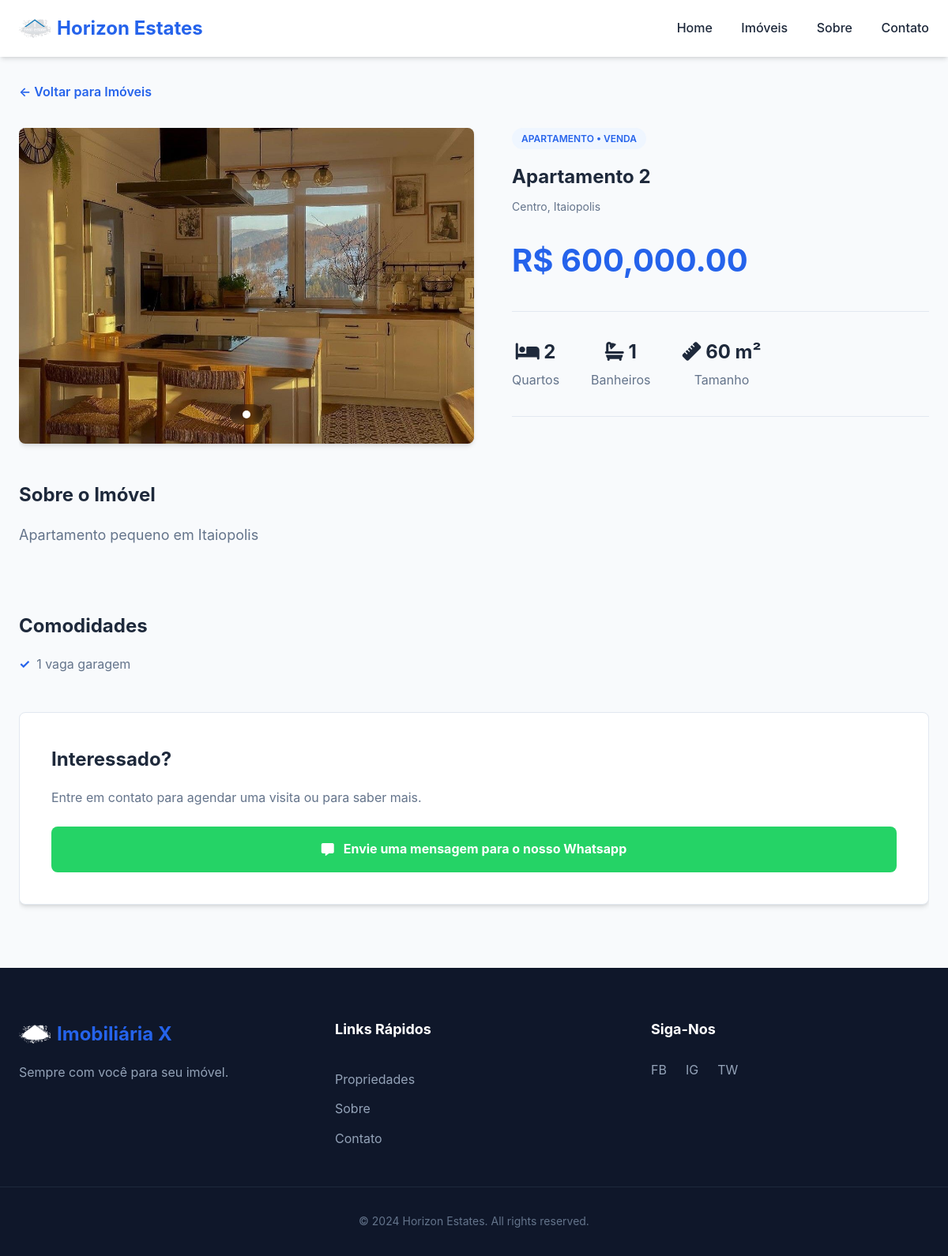
/property-details/5, run on the app's committed database.
### app/models.py (models this page shows)
class Property_Images(db.Model):
    id = db.Column(db.Integer, primary_key = True )
    image = db.Column(db.String(255), nullable = False)
    property_id = db.Column(db.Integer, db.ForeignKey('properties.id'))
    property = relationship('Properties', back_populates='images')

class Properties(db.Model):
    id = db.Column(db.Integer, primary_key = True )
    name = db.Column(db.String(200), unique = True, nullable = False)
    type = db.Column(db.String(40), nullable = False)
    images = relationship("Property_Images", back_populates="property")
    transaction = db.Column(db.String(10), nullable = False)
    city = db.Column(db.String(50), nullable = False)
    neighbourhood = db.Column(db.String(50))
    price = db.Column(db.Float, nullable = False)
    beds = db.Column(db.Integer, nullable = False)
    baths = db.Column(db.Integer, nullable = False)
    sqmt = db.Column(db.Integer, nullable = False)
    features = relationship("Property_Features", back_populates="property")
    description = db.Column(db.String(255))
    active = db.Column(db.Boolean, default = True)
    created_at = db.Column(db.DateTime(timezone = True))

class Property_Features(db.Model):
    id = db.Column(db.Integer, primary_key = True )
    feature = db.Column(db.String(50), nullable = False)
    property_id = db.Column(db.Integer, db.ForeignKey('properties.id'))
    property = relationship('Properties', back_populates='features')

### app/routes.py (the view)
@main_bp.route('/property-details/<int:property_id>')
def property_details(property_id):
    property = Properties.query.get_or_404(property_id)
    return render_template('property-details.html', property = property)

### app/templates/property-details.html (shortened to what this page needs)
<!DOCTYPE html>
<html lang="en">
<head>
    <link rel="stylesheet" href="{{ url_for('static', filename='css/styles.css') }}">
    <link rel="stylesheet" href="https://cdnjs.cloudflare.com/ajax/libs/font-awesome/6.5.0/css/all.min.css">
</head>
<body>
    <header id="main-header">
        <div class="container header-content">
            <div class="logo-container">
                <img src="{{ url_for('static', filename='img/logo.png') }}" alt="Horizon Estates Logo" class="logo-img">
                <span class="brand-name">Horizon Estates</span>
            </div>
            <nav class="desktop-nav">
                <a>Home</a>
                <a>Imóveis</a>
                <a href="#about">Sobre</a>
                <a href="#contact">Contato</a>
            </nav>
        </div>
    </header>
    <div class="container detail-container">
        <a class="btn-back">&larr; Voltar para Imóveis</a>
        <div class="detail-split-layout">
            <div class="detail-gallery-side">
                <div class="gallery-container">
                    <div class="gallery-slider" id="gallery-slider">
                        {% if property.images %}
                        {% for img in property.images %}
                        <div class="gallery-item">
                            <img src="{{ img.image }}" alt="{{ property.name }}" class="property-img">
                        </div>
                        {% endfor %}
                        {% else %}
                        <div class="gallery-item">
                            <img src="/static/img/default-property.png" alt="No image available" class="property-img">
                        </div>
                        {% endif %}
                    </div>
                    <div class="gallery-nav">
                        {% for img in property.images %}
                        <div class="gallery-dot {% if loop.first %}active{% endif %}" data-index="{{ loop.index0 }}">
                        </div>
                        {% endfor %}
                    </div>
                </div>
            </div>
            <div class="detail-info-side">
                <div class="property-detail-header">
                    {% set type_labels = {
                    'PREDIO': 'Prédio',
                    'CASA': 'Casa',
                    'APARTAMENTO': 'Apartamento'
                    } %}
                    <span class="property-type-tag">
                        {{ type_labels.get(property.type, property.type) }} • {{ property.transaction }}
                    </span>
                    <h2>{{ property.name }}</h2>
                    <p class="property-location">
                        {{ property.neighbourhood }}, {{ property.city.replace('-', ' ') }}
                    </p>
                    <div class="detail-price">
                        {% if property.transaction == 'ALUGUEL' %}
                        R$ {{ "{:,.2f}".format(property.price) }} / mês
                        {% else %}
                        R$ {{ "{:,.2f}".format(property.price) }}
                        {% endif %}
                    </div>
                </div>
                <div class="property-specs-large">
                    <div class="spec-large-item">
                        <span class="spec-large-value"><i class="fas fa-bed"></i> {{ property.beds }}</span>
                        <span>Quartos</span>
                    </div>
                    <div class="spec-large-item">
                        <span class="spec-large-value"><i class="fas fa-bath"></i> {{ property.baths }}</span>
                        <span>Banheiros</span>
                    </div>
                    <div class="spec-large-item">
                        <span class="spec-large-value"><i class="fas fa-ruler"></i> {{ property.sqmt }} m²</span>
                        <span>Tamanho</span>
                    </div>
                </div>
                <div class="detail-description">
                    <h3>Sobre o Imóvel</h3>
                    <p>{{ property.description or 'No description available.' }}</p>
                </div>
                <div class="detail-features">
                    <h3>Comodidades</h3>
                    <ul class="features-list">
                        {% for f in property.features %}
                        <li>{{ f.feature }}</li>
                        {% endfor %}
                    </ul>
                </div>
                 <div class="contact-card-inline">
                    <h4>Interessado?</h4>
                    <p>Entre em contato para agendar uma visita ou para saber mais.</p>
                    <a href="https://wa.me/1234567890" target="_blank" class="btn-whatsapp">
                    <i class="fas fa-message"></i> Envie uma mensagem para o nosso Whatsapp
                    </a>
                </div>
            </div>
        </div>
    </div>
    <footer>
        <div class="container footer-content">
            <div class="footer-info">
                <div class="logo-container">
                    <img src="{{ url_for('static', filename='img/logo.png') }}" alt="Horizon Estates Logo"
                        class="logo-img footer-logo">
                    <span class="brand-name">Imobiliária X</span>
                </div>
                <p>Sempre com você para seu imóvel.</p>
            </div>
            <div class="footer-links">
                <h4>Links Rápidos </h4>
                <a>Propriedades</a>
                <a href="#about">Sobre</a>
                <a href="#contact">Contato</a>
            </div>
            <div class="footer-social">
                <h4>Siga-Nos</h4>
                <div class="social-icons">
                    <span>FB</span>
                    <span>IG</span>
                    <span>TW</span>
                </div>
            </div>
        </div>
        <div class="footer-bottom">
            <p>&copy; 2024 Horizon Estates. All rights reserved.</p>
        </div>
    </footer>
</body>
</html>

### data on the page
Property_Images: image (picture)
Properties: get "APARTAMENTO", transaction "VENDA", name "Apartamento 2", neighbourhood "Centro", city.replace "Itaiopolis", price "600,000.00", beds "2", baths "1", sqmt "60", description "Apartamento pequeno em Itaiopolis"
Property_Features: feature "1 vaga garagem"
